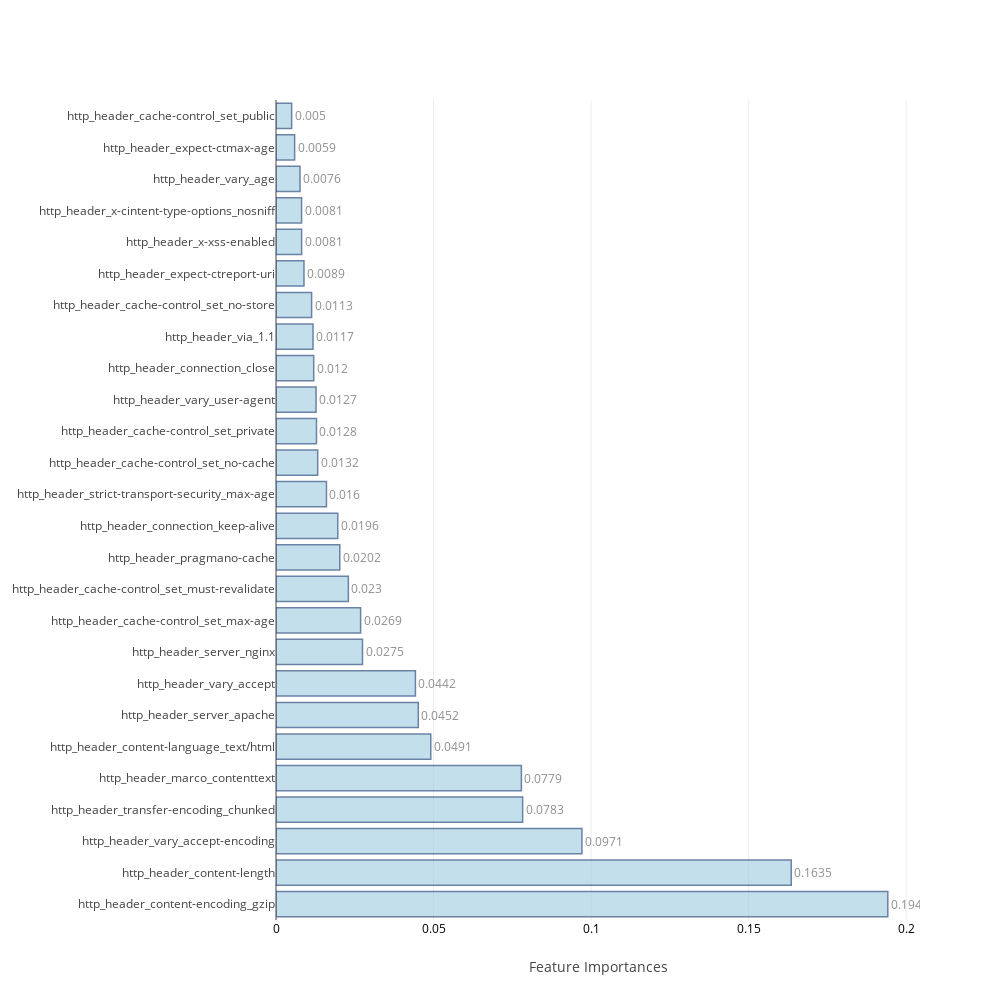

Source (notebook cell):
### Code cell
avg_feat_impt=(pd.concat((f_r,f_e), axis=1).mean(axis=1).sort_values(ascending=False))

feat_impt_plot(avg_feat_impt)

### Figure 1 — Plotly figure (JSON) as saved in the notebook; plotly's stock layout.template omitted (floating-point values rounded to 4 significant figures)
{"data": [{"marker": {"color": "rgb(158,202,225)", "line": {"color": "rgb(8,48,107)", "width": 1.5}}, "opacity": 0.6, "orientation": "h", "text": [0.1942, 0.1635, 0.0971, 0.0783, 0.0779, 0.0491, 0.0452, 0.0442, 0.0275, 0.0269, 0.023, 0.0202, 0.0196, 0.016, 0.0132, 0.0128, 0.0127, 0.012, 0.0117, 0.0113, 0.0089, 0.0081, 0.0081, 0.0076, 0.0059, 0.005], "textposition": "outside", "type": "bar", "uid": "dec1a237-edc2-4460-8f77-4b3e5fb2463c", "x": [0.1942, 0.1635, 0.09709, 0.07828, 0.07788, 0.04911, 0.04516, 0.04425, 0.02745, 0.02685, 0.02296, 0.02024, 0.0196, 0.01601, 0.01323, 0.01285, 0.01271, 0.01197, 0.01175, 0.0113, 0.008873, 0.008132, 0.008119, 0.007612, 0.005916, 0.004967], "y": ["http_header_content-encoding_gzip", "http_header_content-length", "http_header_vary_accept-encoding", "http_header_transfer-encoding_chunked", "http_header_marco_contenttext", "http_header_content-language_text/html", "http_header_server_apache", "http_header_vary_accept", "http_header_server_nginx", "http_header_cache-control_set_max-age", "http_header_cache-control_set_must-revalidate", "http_header_pragmano-cache", "http_header_connection_keep-alive", "http_header_strict-transport-security_max-age", "http_header_cache-control_set_no-cache", "http_header_cache-control_set_private", "http_header_vary_user-agent", "http_header_connection_close", "http_header_via_1.1", "http_header_cache-control_set_no-store", "http_header_expect-ctreport-uri", "http_header_x-xss-enabled", "http_header_x-cintent-type-options_nosniff", "http_header_vary_age", "http_header_expect-ctmax-age", "http_header_cache-control_set_public"]}], "layout": {"autosize": false, "height": 1000, "width": 1000, "xaxis": {"tickfont": {"color": "black", "size": 12}, "title": "Feature Importances"}, "yaxis": {"automargin": true}}}
